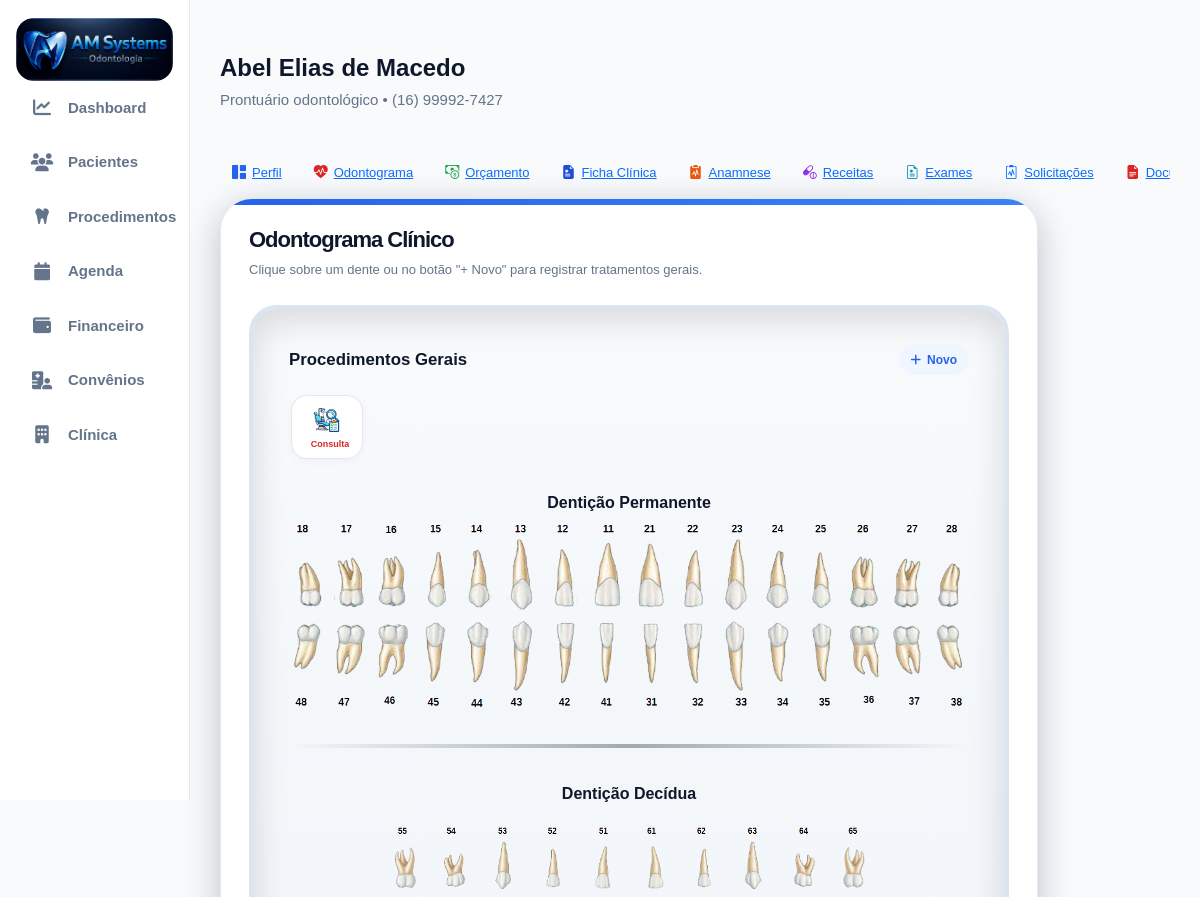
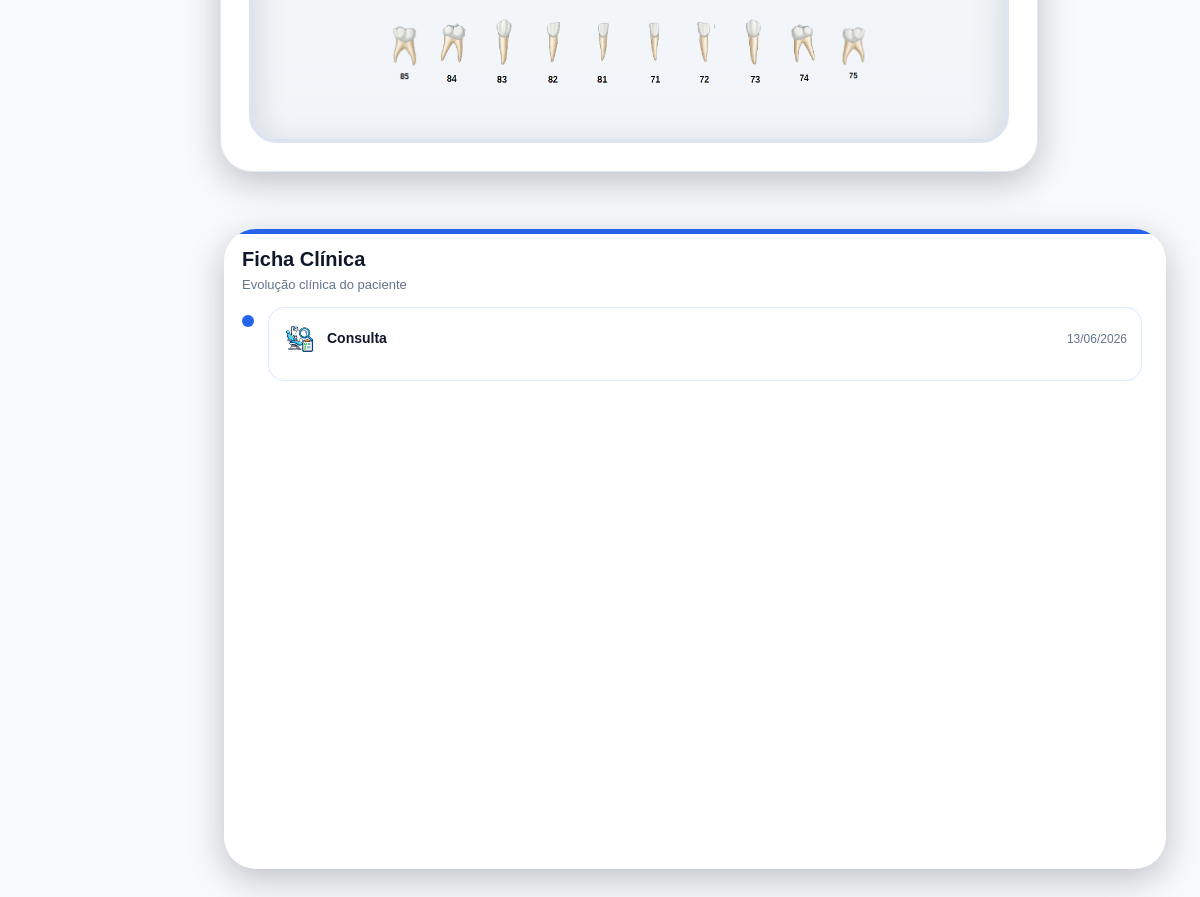
/pacientes/8/odontograma/ (signed in), run on the app's committed database (2 pictures, top to bottom).
### accounts/models.py (models this page shows, shortened)
class Paciente(models.Model):
    foto = models.ImageField(
        upload_to='pacientes/',
        blank=True,
        null=True
    )
    nome = models.CharField(
        max_length=200
    )
    cpf = models.CharField(
        max_length=14,
        blank=True,
        null=True
    )
    rg = models.CharField(
        max_length=20,
        blank=True,
        null=True
    )
    nascimento = models.DateField(
        blank=True,
        null=True
    )
    genero = models.CharField(
        max_length=20,
        blank=True,
        null=True
    )
    estado_civil = models.CharField(
        max_length=30,
        blank=True,
        null=True
    )
    profissao = models.CharField(
        max_length=100,
        blank=True,
        null=True
    )
    telefone = models.CharField(
        max_length=20,
        blank=True,
        null=True
    )
    whatsapp = models.CharField(
        max_length=20,
        blank=True,
        null=True
    )
    email = models.EmailField(
        blank=True,
        null=True
    )
    cep = models.CharField(
        max_length=10,
        blank=True,
        null=True
    )
    endereco = models.CharField(
        max_length=255,
        blank=True,
        null=True
    )
    numero = models.CharField(
        max_length=20,
        blank=True,
        null=True
    )
    complemento = models.CharField(
        max_length=100,
        blank=True,
        null=True
    )
    bairro = models.CharField(
        max_length=100,
        blank=True,
        null=True
    )
    cidade = models.CharField(
        max_length=100,
        blank=True,
        null=True
    )
    estado = models.CharField(
        max_length=2,
        blank=True,
        null=True
    )
    convenio = models.CharField(
        max_length=100,
        blank=True,
        null=True
    )
    carteirinha = models.CharField(
        max_length=100,
        blank=True,
        null=True
    )
    alergias = models.TextField(
        blank=True,
        null=True
    )
    medicamentos = models.TextField(
        blank=True,
        null=True
    )
    observacoes = models.TextField(
        blank=True,
        null=True
    )
    responsavel = models.CharField(
        max_length=200,
        blank=True,
        null=True
    )
    cpf_responsavel = models.CharField(
        max_length=14,
        blank=True,
        null=True
    )
    telefone_responsavel = models.CharField(
        max_length=20,
        blank=True,
        null=True
    )
    ativo = models.BooleanField(
        default=True
    )
    criado_em = models.DateTimeField(
        auto_now_add=True
    )
    atualizado_em = models.DateTimeField(
        auto_now=True
    )

class ItemOrcamento(models.Model):
    STATUS_CHOICES = (
        ('existente', 'Existente'),
        ('planejado', 'Planejado'),
        ('andamento', 'Em Andamento'),
        ('realizado', 'Realizado'),
        ('cancelado', 'Cancelado'),
    )
    orcamento = models.ForeignKey(
        Orcamento,
        on_delete=models.CASCADE,
        related_name='itens'
    )
    procedimento = models.ForeignKey(
        Procedimento,
        on_delete=models.SET_NULL,
        null=True
    )
    tipo_local = models.CharField(
        max_length=20,
        choices=TIPO_LOCAL,
        default='dente'
    )
    dente = models.CharField(
        max_length=10,
        blank=True,
        null=True
    )
    face = models.CharField(
        max_length=10,
        blank=True,
        null=True
    )
    hemi_arcada = models.CharField(
        max_length=20,
        choices=HEMI_CHOICES,
        blank=True,
        null=True
    )
    quantidade = models.IntegerField(
        default=1
    )
    valor_unitario = models.DecimalField(
        max_digits=10,
        decimal_places=2,
        default=0
    )
    status = models.CharField(
        max_length=20,
        choices=STATUS_CHOICES,
        default='planejado'
    )

class Procedimento(models.Model):
    CATEGORIAS = [
        ('diagnostico', 'Diagnóstico'),
        ('dentistica', 'Dentística'),
        ('endodontia', 'Endodontia'),
        ('periodontia', 'Periodontia'),
        ('cirurgia', 'Cirurgia'),
        ('protese', 'Prótese'),
        ('implantodontia', 'Implantodontia'),
        ('ortodontia', 'Ortodontia'),
        ('geral', 'Geral')
    ]
    TIPOS = [
        ('dente', 'Por Dente'),
        ('hemiarcada', 'Hemi-Arcada'),
        ('geral', 'Geral'),
        ('cirurgia', 'Cirurgia')
    ]
    POSICOES = [
        ('coroa', 'Coroa'),
        ('raiz', 'Raiz'),
        ('oclusal', 'Oclusal'),
        ('vestibular', 'Vestibular'),
        ('lingual', 'Lingual'),
        ('centro', 'Centro')
    ]
    STATUS = [
        ('realizar', 'A Realizar'),
        ('andamento', 'Em Andamento'),
        ('realizado', 'Realizado'),
        ('cancelado', 'Cancelado'),
        ('reavaliar', 'Reavaliar')
    ]
    nome = models.CharField(
        max_length=255
    )
    categoria = models.CharField(
        max_length=100,
        choices=CATEGORIAS,
        default='geral'
    )
    tipo = models.CharField(
        max_length=50,
        choices=TIPOS,
        default='dente'
    )
    status = models.CharField(
        max_length=30,
        choices=STATUS,
        default='realizar'
    )
    icone = models.CharField(
        max_length=100,
        blank=True,
        null=True
    )
    arquivo_icone = models.CharField(
        max_length=255,
        blank=True,
        null=True
    )
    posicao_icone = models.CharField(
        max_length=30,
        choices=POSICOES,
        default='centro'
    )
    valor_particular = models.DecimalField(
        max_digits=10,
        decimal_places=2,
        default=0
    )
    valor_convenio = models.DecimalField(
        max_digits=10,
        decimal_places=2,
        default=0
    )
    tempo_estimado = models.IntegerField(
        default=60,
        help_text='Tempo em minutos'
    )
    custo_clinico = models.DecimalField(
        max_digits=10,
        decimal_places=2,
        default=0
    )
    ativo = models.BooleanField(
        default=True
    )
    ordem = models.IntegerField(
        default=0
    )
    criado_em = models.DateTimeField(
        auto_now_add=True
    )
    class Meta:
        ordering = ['categoria', 'ordem', 'nome']
        verbose_name = 'Procedimento'
        verbose_name_plural = 'Procedimentos'

class EvolucaoClinica(models.Model):
    STATUS_CHOICES = (
        ('existente', 'Existente'),
        ('planejado', 'Planejado'),
        ('andamento', 'Em Andamento'),
        ('realizado', 'Realizado'),
        ('cancelado', 'Cancelado'),
    )
    paciente = models.ForeignKey(
        Paciente,
        on_delete=models.CASCADE,
        related_name='evolucoes'
    )
    dente = models.CharField(
        max_length=10,
        blank=True,
        null=True
    )
    face = models.CharField(
        max_length=20,
        blank=True,
        null=True
    )
    procedimento = models.ForeignKey(
        'Procedimento',
        on_delete=models.SET_NULL,
        null=True,
        blank=True
    )
    status = models.CharField(
        max_length=20,
        choices=STATUS_CHOICES,
        default='planejado'
    )
    descricao = models.TextField(
        blank=True,
        null=True
    )
    criado_em = models.DateTimeField(
        auto_now_add=True
    )
    class Meta:
        ordering = ['-criado_em']

### accounts/views.py (the view, shortened to what this page needs)
@login_required(login_url='/')
def odontograma(request, id):
    paciente = get_object_or_404(
        Paciente,
        id=id
    )
    evolucoes = EvolucaoClinica.objects.filter(
        paciente=paciente
    ).order_by('-criado_em')
    itens_orcamento = ItemOrcamento.objects.filter(
        orcamento__paciente=paciente
    )
    procedimentos = Procedimento.objects.all().order_by(
        'categoria',
        'nome'
    )
    procedimentos_gerais = Procedimento.objects.filter(
        tipo__in=['geral', 'hemiarcada']
    ).order_by(
        'categoria',
        'nome'
    )
    context = {
        'paciente': paciente,
        'superiores': [
            '18','17','16','15','14','13','12','11',
            '21','22','23','24','25','26','27','28'
        ],
        'inferiores': [
            '48','47','46','45','44','43','42','41',
            '31','32','33','34','35','36','37','38'
        ],
        'dec_superiores': [
            '55','54','53','52','51',
            '61','62','63','64','65'
        ],
        'dec_inferiores': [
            '85','84','83','82','81',
            '71','72','73','74','75'
        ],
        'evolucoes': evolucoes,
        'itens_orcamento': itens_orcamento,
        'procedimentos': procedimentos,
        'procedimentos_gerais': procedimentos_gerais,
        }
    return render(
        request,
        'accounts/odontograma.html',
        context
    )

### accounts/templates/accounts/odontograma.html (shortened to what this page needs)
icone-hemi{% extends 'accounts/base.html' %}
{% load static %}
{% block content %}
<div class="page-header mb-4">
    <div>
        <h4 class="paciente-nome">
            {{ paciente.nome }}
        </h4>
        <p class="paciente-info">
            Prontuário odontológico • {{ paciente.telefone }}
        </p>
    </div>
</div>
{% include 'accounts/components/menu_paciente.html' %}
<div class="odontograma-layout">
    <div class="odontograma-wrapper">
        <div class="odontograma-card">
            <div class="odontograma-header">
                <h6>
                    Odontograma Clínico
                </h6>
                <p>
                    Clique sobre um dente ou no botão "+ Novo" para registrar tratamentos gerais.
                </p>
            </div>
            <div class="odontograma-box">
<div class="procedimentos-header">
    <h6>
        Procedimentos Gerais
    </h6>
<button
    type="button"
    class="btn-add-geral"
    data-bs-toggle="modal"
    data-bs-target="#modalProcedimentoGeral"
>
    <i class="fa-solid fa-plus"></i>
    Novo
</button>
</div>
<div class="procedimentos-gerais-wrapper">
    {% for item in itens_orcamento %}
        {% if item.procedimento.tipo == 'geral' or item.procedimento.tipo == 'hemiarcada' %}
            <div
                class="procedimento-geral-chip status-{{ item.status }}"
                data-id="{{ item.id }}"
            >
                <img
                    src="{% static 'img/procedimentos/full/' %}{{ item.procedimento.arquivo_icone|default:'default.png' }}"
                    class="icone-geral"
                    alt="{{ item.procedimento.nome }}"
                >
                <span>
                    {{ item.procedimento.nome }}
                </span>
            </div>
        {% endif %}
    {% endfor %}
</div>
<div class="secao-titulo">
    Dentição Permanente
</div>
<div class="arcada">
    {% for numero in superiores %}
    <div class="dente-box dente-{{ numero }}">
        <img
            src="{% static 'img/dentes/'|add:numero|add:'.png' %}"
            class="dente-img"
            data-dente="{{ numero }}"
            alt="Dente {{ numero }}"
        >
        <div class="procedimentos-dente">
        </div>
    </div>
    {% endfor %}
</div>
<div class="arcada inferior">
    {% for numero in inferiores %}
    <div class="dente-box dente-{{ numero }}">
        <img
            src="{% static 'img/dentes/'|add:numero|add:'.png' %}"
            class="dente-img inferior"
            data-dente="{{ numero }}"
            alt="Dente {{ numero }}"
        >
        <div class="procedimentos-dente">
        </div>
    </div>
    {% endfor %}
</div>
<div class="linha-divisao"></div>
<div class="secao-titulo">
    Dentição Decídua
</div>
<div class="arcada decidua">
    {% for numero in dec_superiores %}
    <div class="dente-box dente-{{ numero }}">
        <img
            src="{% static 'img/dentes/'|add:numero|add:'.png' %}"
            class="dente-img deciduo"
            data-dente="{{ numero }}"
            alt="Dente {{ numero }}"
        >
        <div class="procedimentos-dente">
        </div>
    </div>
    {% endfor %}
</div>
<div class="arcada decidua inferior">
    {% for numero in dec_inferiores %}
    <div class="dente-box dente-{{ numero }}">
        <img
            src="{% static 'img/dentes/'|add:numero|add:'.png' %}"
            class="dente-img deciduo inferior"
            data-dente="{{ numero }}"
            alt="Dente {{ numero }}"
        >
        <div class="procedimentos-dente">
        </div>
    </div>
    {% endfor %}
</div>
</div>
</div>
</div>
    <div class="timeline-container">
        <div class="timeline-card">
            <div class="timeline-header">
                <h5>
                    Ficha Clínica
                </h5>
                <p>
                    Evolução clínica do paciente
                </p>
            </div>
            <div class="timeline-body">
                {% for evolucao in evolucoes %}
                <div class="timeline-item">
                    <div class="timeline-dot"></div>
                    <div class="timeline-content">
                        <div class="timeline-top">
<div class="timeline-procedimento">
    {% if evolucao.procedimento.arquivo_icone or evolucao.procedimento.icone %}
    <img
        src="
        {% if evolucao.procedimento.tipo == 'geral' or evolucao.procedimento.tipo == 'hemiarcada' %}
            {% static 'img/procedimentos/full/' %}{{ evolucao.procedimento.arquivo_icone }}
        {% else %}
            {% static 'img/procedimentos/mini/' %}{{ evolucao.procedimento.arquivo_icone }}
        {% endif %}
        "
        class="timeline-icone"
        alt="{{ evolucao.procedimento.nome }}"
    >
    {% endif %}
    <strong>
        {{ evolucao.procedimento.nome }}
    </strong>
</div>
                            <span>
                                {{ evolucao.criado_em|date:"d/m/Y" }}
                            </span>
                        </div>
                    </div>
                </div>
                {% empty %}
                <div class="empty-timeline">
                    Nenhuma evolução clínica cadastrada.
                </div>
                {% endfor %}
            </div>
        </div>
    </div>
</div>
                            {% regroup procedimentos by categoria as categorias %}
{% endblock %}

### static/css/style.css (style rules this page uses)
html, body { margin:0; padding:0; min-height:100%; background:#f1f5f9; font-family:'Segoe UI', sans-serif; overflow-y:auto; }
.page-header { margin-bottom:25px; }
.paciente-nome { font-size:24px; font-weight:700; color:#0f172a; margin-bottom:6px; }
.paciente-info { color:#64748b; font-size:15px; }
.card-premium, .odontograma-card { background:#fff; border-radius:24px; padding:30px; box-shadow: 0 10px 35px rgba(15,23,42,.05); margin-bottom:25px; }
.odontograma-box { background:#f8fbff; border:2px solid #b9c8db; border-radius:24px; padding:20px; max-width:760px; margin:auto; }
.secao-titulo { text-align:center; font-size:18px; font-weight:700; margin-bottom:20px; color:#0f172a; }
.arcada { display:flex; justify-content:center; align-items:flex-end; gap:2px; margin-bottom:5px; }
.arcada.inferior { margin-top:-8px; }
.arcada.decidua.inferior { margin-top:-6px; }
.dente-box { width:42px; display:flex; flex-direction:column; align-items:center; }
.dente-img { width:54px; height:92px; object-fit:contain; cursor:pointer; transition:.2s; }
.dente-img.deciduo { width:44px; height:70px; }

### static/css/pacientes.css (style rules this page uses)
:root { --primary:#2563eb; --primary-light:#4d8dff; --success:#16a34a; --danger:#dc2626; --text:#0f172a; --text-light:#64748b; --border:#e2e8f0; --bg:#f8fafc; }
body { background:var(--bg); color:var(--text); font-family:'Poppins',sans-serif; overflow-x:hidden; }
.page-header { display:flex; justify-content:space-between; align-items:center; gap:20px; margin-bottom:30px; }

### static/css/ficha_clinica.css (style rules this page uses)
.timeline-header { margin-bottom:12px; }
.timeline-header h5 { font-size:20px; font-weight:700; color:#0f172a; margin-bottom:4px; }
.timeline-header p { color:#64748b; font-size:13px; margin:0; }
.timeline-body { display:flex; flex-direction:column; gap:10px; height:220px; overflow-y:auto; padding-right:6px; }
.timeline-item { display:flex; align-items:flex-start; gap:14px; }
.timeline-dot { width:12px; height:12px; min-width:12px; border-radius:50%; background:#2563eb; margin-top:8px; }
.timeline-content { flex:1; background:#ffffff; border:1px solid #dbeafe; border-radius:16px; padding:14px; }
.timeline-top { display:flex; justify-content:space-between; align-items:center; gap:12px; margin-bottom:10px; }
.timeline-top strong { font-size:14px; }
.timeline-top span { font-size:12px; color:#64748b; }

### data on the page
Paciente: nome "Abel Elias de Macedo", telefone "(16) 99992-7427"
ItemOrcamento: procedimento.arquivo_icone (picture), procedimento.nome "Consulta"
EvolucaoClinica: procedimento.arquivo_icone (picture), procedimento.nome "Consulta", criado_em "13/06/2026"
